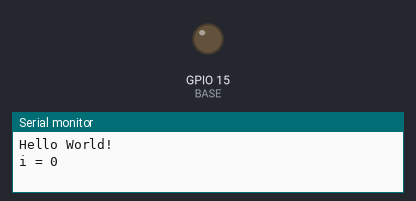
The sketch below on a simulated ESP8266 (NodeMCU). Shown: output pins drawn as LEDs (lit = HIGH), the last lines printed to the serial monitor.

Above: at 4.05 s.
At 5.25 s:
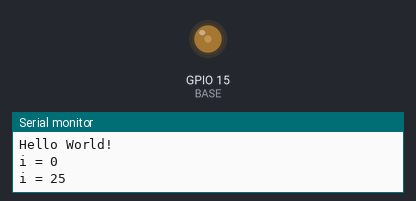
At 6.5 s:
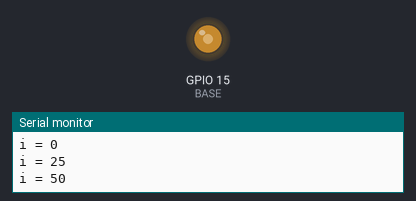
At 9.0 s:
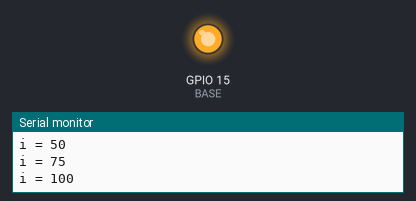
Timing chart, 0 to 10.5 s (numbered marks = the images above):
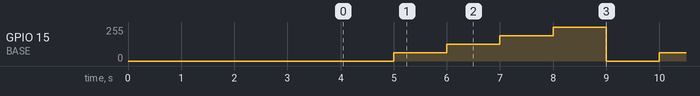

Measured:
- by itself, GPIO 15 (BASE): repeats every 5.0 s: 127/255 1.0 s, 191/255 1.0 s, 255/255 1.0 s, 0/255 1.0 s, 63/255 1.0 s

The sketch:

PWM_VDC_Controller.ino
```cpp
/*
*
*
*/

int i;                                                // var for counting the value loop

#define BASE 15                                       //PWM

void setup() {
  delay(2000);
  Serial.begin(115200);
  delay(2000);
    Serial.println("Hello World!");

  pinMode(BASE, OUTPUT);
  analogWriteRange(100);                               // range 1 - 100 for the fan
  analogWriteFreq(500);
}

void loop() {
  for(i = 0; i <= 100; i = i + 25) {
    Serial.print("i = "); Serial.println(i);          // print the pwm value
  analogWrite(BASE, i);
  delay(1000);
  }
}
```
